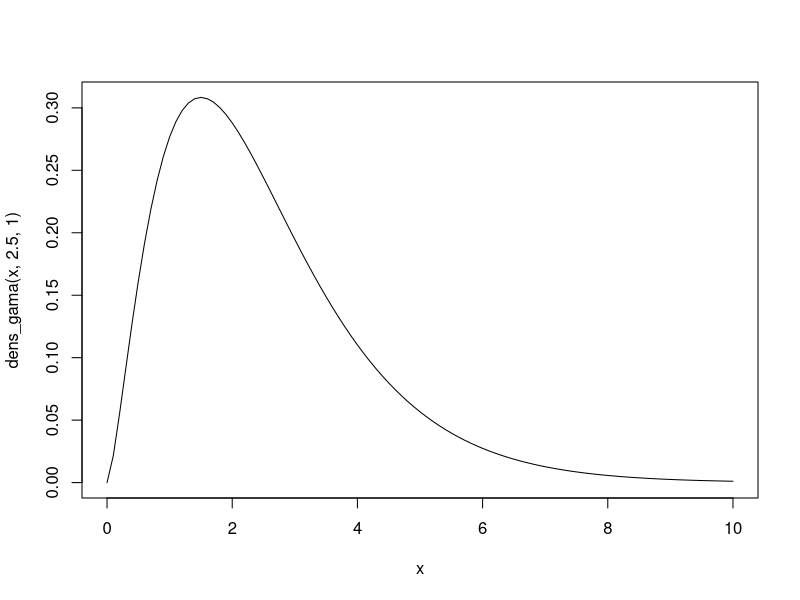
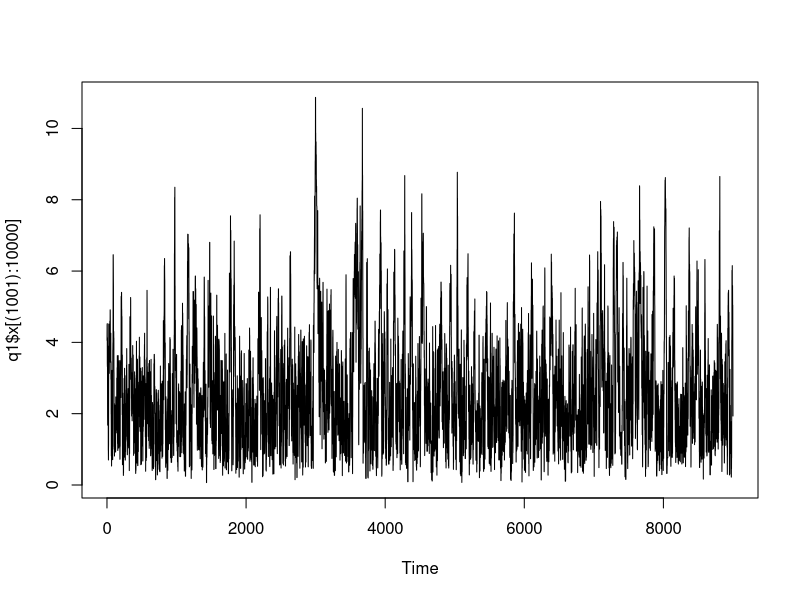
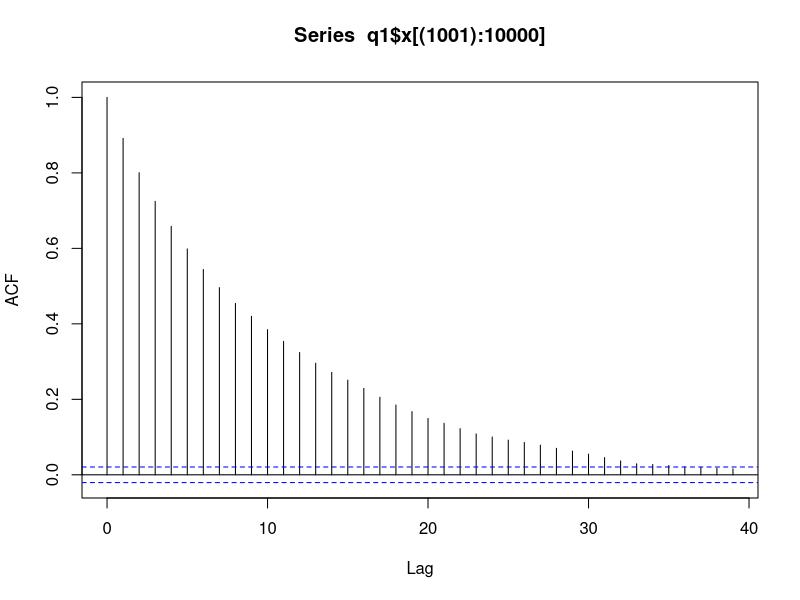

Recreate these plots in R, in order. (Note: this script raises an error after producing the figures.)
# Aula 8.2 - MCMC - Metropolis-Hastings e Gibbs - Exercicios

# 1 ----

## 1.1 ----

dens_gama = function(x, alfa, beta) {
  dgamma(x, shape = alfa, rate = beta)
}

curve(dens_gama(x, 2.5, 1), xlim = c(0, 10))

MCMC_MH_gama = function(M, tau2, x0 = 1, alfa = 2.5, beta = 1) {
  x = NULL
  x[1] = x0
  cont = 0
  
  for (t in 2:M) {
    x.p = rnorm(1, x[t-1], sqrt(tau2))
    
    if (x.p <= 0) {
      x[t] = x[t-1]
    } else {
      razao.num = dens_gama(x.p, alfa, beta)
      razao.den = dens_gama(x[t-1], alfa, beta)
      razao = razao.num / razao.den
      alpha = min(1, razao)
      u = runif(1, 0, 1)
      
      if (u < alpha) {
        x[t] = x.p
        cont = cont + 1
      } else {
        x[t] = x[t-1]
      }
    }
  }
  list(
    x = x,
    cont = cont
  )
}

q1 <- MCMC_MH_gama(10000, 1)

ts.plot(q1$x[(1001):10000])
acf(q1$x[(1001):10000])

hist(x[seq(1001, 10000, by = 50)], freq = F)
curve(dens_gama(x, 2.5, 1), add = T)

q1$cont/10000

## 1.2 ----

q1_0.1 <- MCMC_MH_gama(10000, 0.1)
q1_1 <- MCMC_MH_gama(10000, 1)
q1_10 <- MCMC_MH_gama(10000, 10)
q1_100 <- MCMC_MH_gama(10000, 100)

q1_0.1$cont/10000
q1_1$cont/10000
q1_10$cont/10000
q1_100$cont/10000

# 2 ----

dens_mistura = function(x) {
  0.2 * dnorm(x, -7, sqrt(2)) +
  0.5 * dnorm(x,  0, sqrt(5)) +
  0.3 * dnorm(x,  4, 1)
}

curve(dens_mistura(x), xlim = c(-10,7))

MCMC_MH_mistura = function(M, sigma, x0 = 0) {
  x = NULL
  x[1] = x0
  cont = 0
  
  for (t in 2:M) {
    x.p = rnorm(1, x[t-1], sigma)
    
    razao = dens_mistura(x.p) / dens_mistura(x[t-1])
    alpha = min(1, razao)
    u = runif(1)
    
    if (u < alpha) {
      x[t] = x.p
      cont = cont + 1
    } else {
      x[t] = x[t-1]
    }
  }
  list(
    x = x,
    cont = cont
  )
}

q2_0.5 <- MCMC_MH_mistura(100000, 0.5)
q2_2 <- MCMC_MH_mistura(100000, 2)
q2_10 <- MCMC_MH_mistura(100000, 10)

q2_0.5$cont/100000
q2_2$cont/100000
q2_10$cont/100000

par(mfrow = c(3, 1))
ts.plot(q2_0.5$x[10001:100000])
ts.plot(q2_2$x[10001:100000])
ts.plot(q2_10$x[10001:100000])
par(mfrow = c(1, 1))

par(mfrow = c(3, 1))
acf(q2_0.5$x[10001:100000])
acf(q2_2$x[10001:100000])
acf(q2_10$x[10001:100000])
par(mfrow = c(1, 1))

hist(q2_0.5$x[10001:100000], freq = F)
hist(q2_2$x[10001:100000], freq = F)
hist(q2_10$x[10001:100000], freq = F)

# 3 ----
gibbs_exp_soma <- function(M, lambda, c, x0){
  n = length(lambda)
  x = matrix(NA, nrow = M, ncol = n)

  x[1,] = x0

  for(t in 2:M){
    x.p <- x[t-1, ]
    
    for(i in 1:n){
      soma = sum(x.p[-i])
      y = rexp(1, lambda[i])

      if(soma > c){
        x.p[i] = y
      } else {
        x.p[i] = (c - soma) + y
      }
    }

    x[t,] = x.p
  }
  x
}

q3 = gibbs_exp_soma(
  10000,
  c(1,2,3),
  3,
  c(4,4,4)
)

par(mfrow = c(3, 1))
ts.plot(q3[1001:10000, 1])
ts.plot(q3[1001:10000, 2])
ts.plot(q3[1001:10000, 3])
par(mfrow = c(1, 1))

par(mfrow = c(3, 1))
acf(q3p[, 1])
acf(q3p[, 2])
acf(q3p[, 3])
par(mfrow = c(1, 1))

par(mfrow = c(3, 1))
hist(q3[1001:10000, 1], freq = F)
hist(q3[1001:10000, 2], freq = F)
hist(q3[1001:10000, 3], freq = F)
par(mfrow = c(1, 1))


# 4 ----

gibbs_normal <- function(M,y,mu0,tau0,a,b){
  n = length(y)
  ybar = mean(y)

  mu = NULL
  tau = NULL
  mu[1] = ybar
  tau[1] = 1/var(y)

  for(t in 2:M){

    media = (tau0*mu0 + n*tau[t-1]*ybar)/(tau0 + n*tau[t-1])
    variancia = 1/(tau0 + n*tau)
    mu[t] = rnorm(1, media, variancia)

    alfa = a + n/2
    beta = b + (1/2) * sum((y - mu[t])^2)
    tau[t] = rgamma(1, alfa, beta)
  }
  list(
    mu = mu,
    tau = tau
  )
}

n <- 100
mu_real <- 5
tau_real <- 1/4
y <- rnorm(n, mu_real, sqrt(1/tau_real))

q4 <- gibbs_normal(10000, y, 0, 0.01, 0.01, 0.01)

ts.plot(q4$mu[1001:10000])
ts.plot(q4$tau[1001:10000])

acf(q4$mu[1001:10000])
acf(q4$tau[1001:10000])


hist(q4$mu[1001:10000], freq = F)
abline(v = mu_real, col = "red")

hist(q4$tau[1001:10000], freq = F)
abline(v = tau_real, col = "red")
